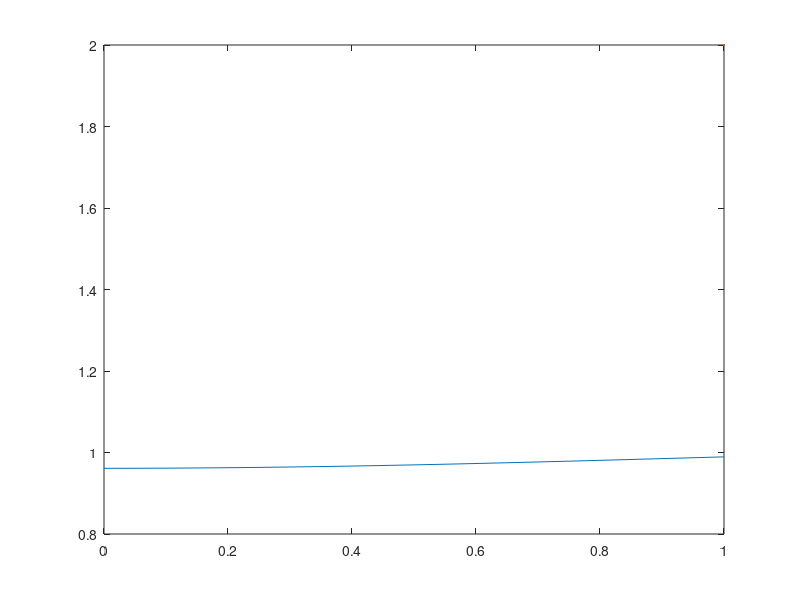
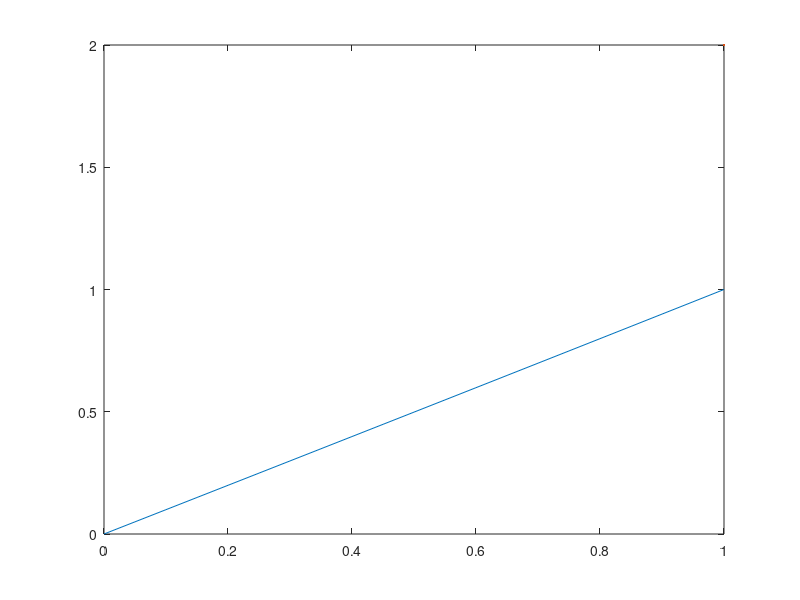

MATLAB code for these plots, in order:
%%
clear;
clc;
close all;

D_0 = 16;
c_ref = 53.98e27;
E_0 = 90.13e9;
E_b_outer = 1.5*E_0;
R_0 = 10e-6;
j_outer = 10e34;
omega = 0.014e-27 ;
nu = 0.28;
xi = 4;

h = 0.05;
r_tilde = 0:h:1 ;
dt = 0.001;
t_final = 1;
n_points = (1/h) + 1; 
n_iterations = t_final/dt ;

%%
c_tilde = zeros(n_iterations, n_points) ;
c_tilde(1, :) = 0; % initial condition




for iter = 1:n_iterations-1
    for i = 1:n_points
        if(i == 1) % boundary condition on left
            c1 = c_tilde(iter, i+1);
            c_tilde(iter+1, i) =  c_tilde(iter, i) + dt*( (c_tilde(iter, i+1) - c1)/(2*h*h) + (c_tilde(iter, i+1) - 2*c_tilde(iter, i) + c1)/(h^2) ) ;
        elseif(i == n_points) % boundary condition on right
            c1 = c_tilde(iter, i-1) + 2*h*xi*(1-c_tilde(iter, i)) ;
            c_tilde(iter+1, i) = c_tilde(iter, i) + dt*( (c1 - c_tilde(iter, i-1))/(2*h*r_tilde(i)) + (c1 - 2*c_tilde(iter, i) + c_tilde(iter, i-1))/(h^2) ) ;
        else
            c_tilde(iter+1, i) = c_tilde(iter, i) + dt*( (c_tilde(iter, i+1) - c_tilde(iter, i-1))/(2*h*r_tilde(i)) + (c_tilde(iter, i+1) - 2*c_tilde(iter, i) + c_tilde(iter, i-1))/(h^2) ) ;
        end

        if(isnan(c_tilde(iter+1, i)))
            disp(iter);
            disp(i) ;
            break
        end

%         pause(0.1);
%         plot(r_tilde, c_tilde(iter+1, :), linewidth=2)

        
    end
end

plot(r_tilde, c_tilde(n_iterations, :), linewidth=2);

%%

alpha = omega*c_ref*(1+nu)/(3*(1-nu)) ;

u_tilde = zeros(n_iterations, n_points) ;
u_tilde(:, 1) = 0;
u_tilde(:, n_points) = 1 ;



for iter = 1:n_iterations-1
    for i = 2:n_points-1
         l = 1/r_tilde(i)^2 + 2/h^2 ;
         u_tilde(iter+1, i) = ( (u_tilde(iter, i+1) +  u_tilde(iter, i-1))/(h^2) +  (u_tilde(iter, i+1)- u_tilde(iter, i-1))/(2*h*r_tilde(i)) - alpha*(c_tilde(iter, i+1)-c_tilde(iter, i-1))/(2*h) )/l ;
    end
end

figure
plot(r_tilde, u_tilde(n_iterations, :), linewidth=2) ;



